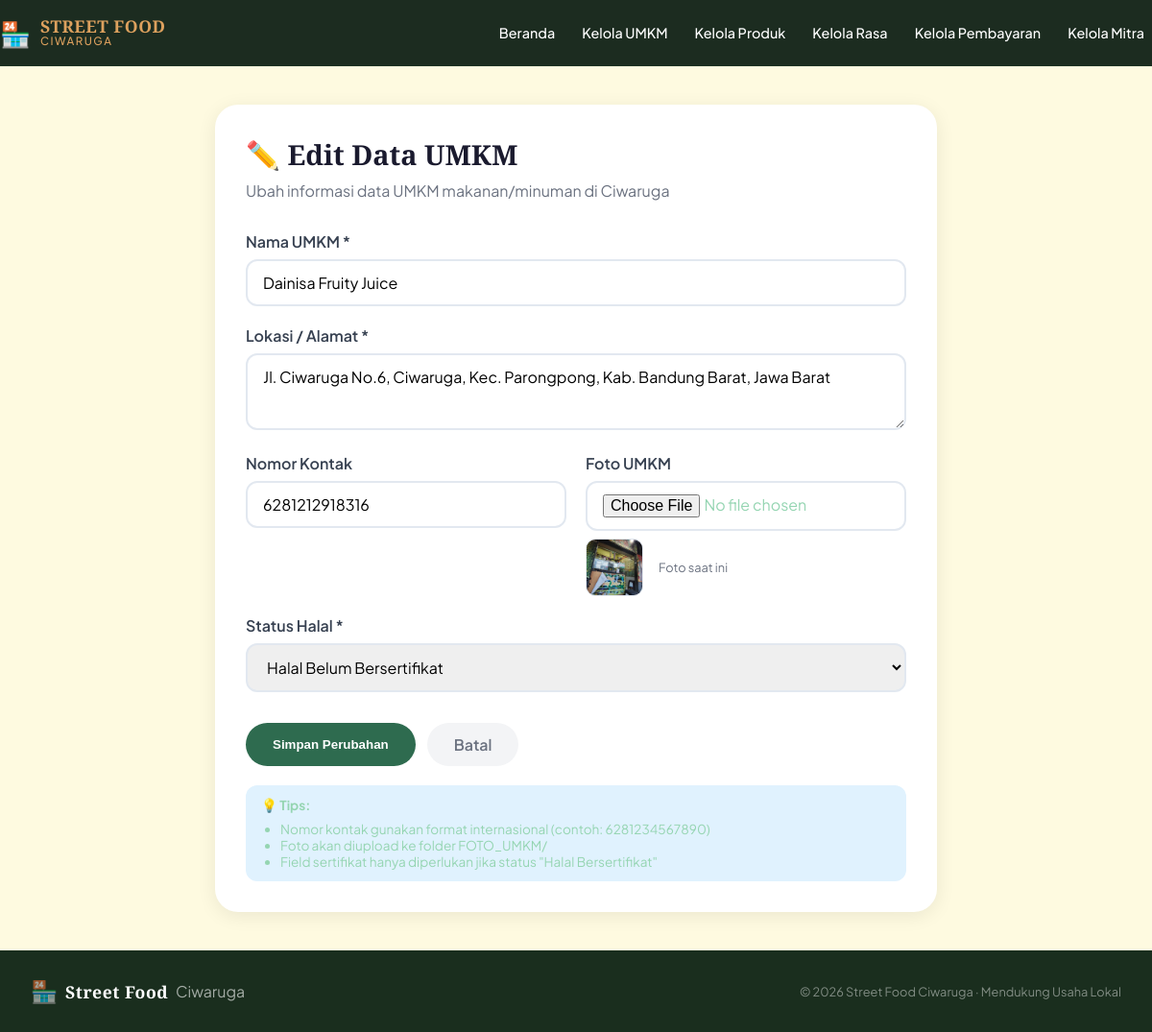
Page /edit_umkm.php?id=2 on the committed database.
### tables this page shows
CREATE TABLE `umkm` (
  `id_umkm` int(11) NOT NULL,
  `nama_umkm` varchar(100) NOT NULL,
  `lokasi` text NOT NULL,
  `foto` varchar(255) DEFAULT NULL,
  `nomor_kontak` varchar(20) DEFAULT NULL,
  `status_halal` enum('Halal Bersertifikat','Halal Belum Bersertifikat','Non-Halal') NOT NULL,
  `no_sertifikat` varchar(100) DEFAULT NULL,
  `lembaga_penerbit` varchar(100) DEFAULT NULL,
  `tanggal_terbit` date DEFAULT NULL
);

### edit_umkm.php (the view, shortened to what this page needs)
<?php
require_once 'koneksi.php';
$id_umkm = (int)$_GET['id'];
$query = "SELECT * FROM umkm WHERE id_umkm = $id_umkm";
$result = mysqli_query($koneksi, $query);
$umkm = mysqli_fetch_assoc($result);
?>
<!DOCTYPE html>
<html lang="id">
<head>
  <link rel="stylesheet" href="style.css">
</head>
<body>
  <header class="navbar">
    <div class="nav-inner">
      <div class="brand">
        <span class="brand-icon">🏪</span>
        <div class="brand-text">
          <span class="brand-name">STREET FOOD</span>
          <span class="brand-sub">Ciwaruga</span>
        </div>
      </div>
      <nav class="nav-links">
        <a href="index.php">Beranda</a>
        <a href="umkm.php">Kelola UMKM</a>
        <a href="produk.php">Kelola Produk</a>
        <a href="kategori_rasa.php">Kelola Rasa</a>
        <a href="bayar.php">Kelola Pembayaran</a>
        <a href="mitra.php">Kelola Mitra</a>
      </nav>
    </div>
  </header>
  <div class="form-container">
    <div class="form-card">
      <h1 class="form-title">✏️ Edit Data UMKM</h1>
      <p class="form-subtitle">Ubah informasi data UMKM makanan/minuman di Ciwaruga</p>
      <form method="POST" action="" enctype="multipart/form-data">
        <div class="form-group">
          <label for="nama_umkm">Nama UMKM *</label>
          <input type="text" id="nama_umkm" name="nama_umkm" value="<?= htmlspecialchars($umkm['nama_umkm']) ?>" required>
        </div>
        <div class="form-group">
          <label for="lokasi">Lokasi / Alamat *</label>
          <textarea id="lokasi" name="lokasi" required><?= htmlspecialchars($umkm['lokasi']) ?></textarea>
        </div>
        <div class="form-row">
          <div class="form-group">
            <label for="nomor_kontak">Nomor Kontak</label>
            <input type="text" id="nomor_kontak" name="nomor_kontak" value="<?= htmlspecialchars($umkm['nomor_kontak'] ?? '') ?>" placeholder="6281234567890">
          </div>
          <div class="form-group">
            <label for="foto">Foto UMKM</label>
            <input type="file" id="foto" name="foto" accept="image/*">
            <?php if ($umkm['foto'] && file_exists($umkm['foto'])): ?>
            <div class="foto-preview-container">
              <img src="<?= htmlspecialchars($umkm['foto']) ?>" class="foto-preview" alt="Foto">
              <span style="font-size: 0.8rem; color: #6b7280;">Foto saat ini</span>
            </div>
            <?php endif; ?>
          </div>
        </div>
        <div class="form-group">
          <label for="status_halal">Status Halal *</label>
          <select id="status_halal" name="status_halal" required>
            <option value="Halal Belum Bersertifikat" <?= $umkm['status_halal'] === 'Halal Belum Bersertifikat' ? 'selected' : '' ?>>Halal Belum Bersertifikat</option>
          </select>
        </div>
        <div class="form-actions">
          <button type="submit" class="btn-submit">Simpan Perubahan</button>
          <a href="umkm.php" class="btn-cancel">Batal</a>
        </div>
      </form>
      <div class="info-card">
        💡 <strong>Tips:</strong>
        <ul style="margin-top: 8px; margin-left: 20px;">
          <li>Nomor kontak gunakan format internasional (contoh: 6281234567890)</li>
          <li>Foto akan diupload ke folder FOTO_UMKM/</li>
          <li>Field sertifikat hanya diperlukan jika status "Halal Bersertifikat"</li>
        </ul>
      </div>
    </div>
  </div>
  <footer class="footer">
    <div class="footer-inner">
      <div class="footer-brand">
        <span class="brand-icon">🏪</span>
        <span class="brand-name"> Street Food</span> Ciwaruga
      </div>
      <p class="footer-copy">© 2026 Street Food Ciwaruga · Mendukung Usaha Lokal</p>
    </div>
  </footer>
</body>
</html>

### style.css (style rules this page uses)
*, *::before, *::after { box-sizing: border-box; margin: 0; padding: 0; }
:root { --hijau:#2e6b4f; --hijau-muda:#52b788; --hijau-terang:#95d5b2; --krem:#fefae0; --kuning:#dda15e; --coklat:#bc6c25; --putih:#ffffff; --abu:#6b7280; --gelap:#1a2e1e; --radius-sm: 8px; --radius-md: 16px; --radius-lg: 24px; --radius-xl: 40px; --shadow-sm: 0 2px 8px rgba(45,106,79,.10); --shadow-md: 0 6px 24px rgba(45,106,79,.15); --shadow-lg: 0 16px 48px rgba(45,106,79,.20); }
html { scroll-behavior: smooth; }
body { font-family: 'Plus Jakarta Sans', sans-serif; background: var(--krem); color: var(--hijau-terang); overflow-x:visible; }
.navbar { position:relative; top: 0; z-index: 100; background: rgba(9, 27, 16, 0.92); backdrop-filter: blur(12px); border-bottom: 1px solid rgba(45,106,79,.12); }
.nav-inner { max-width: 1200px; margin: auto; padding: 0px; height: 68px; display: flex; align-items: center; gap: 8px; }
.brand { display: flex; align-items: center; gap: 10px; text-decoration: none; flex-shrink: 0; }
.brand-icon { font-size: 1.6rem; }
.brand-text { display: flex; flex-direction: column; line-height: 1.1; }
.brand-name { font-family: 'Playfair Display', serif; font-weight: 900; font-size: 1.1rem; color: var(--kuning); letter-spacing: .5px; }
.brand-sub { font-size: .72rem; font-weight: 500; color: var(--kuning); letter-spacing: 1.5px; text-transform: uppercase; }
.nav-links { display: flex; gap: 28px; margin-left: auto; }
.nav-links a { text-decoration: none; font-size: .9rem; font-weight: 500; color: var(--putih); transition: color .2s; }
.footer { background: var(--gelap); color: rgba(255,255,255,.6); }
.footer-inner { max-width: 1200px; margin:0 auto; padding: 28px 32px; display: flex; align-items: center; justify-content: space-between; }
.footer .brand-name { color: var(--putih); }
.footer .brand-icon { font-size: 1.4rem; }
.footer-brand { display: flex; align-items: center; gap: 8px; }
.footer-copy { font-size: .8rem; color: rgba(255,255,255,.45); }

### edit_umkm.php (style rules this page uses)
.form-container { max-width: 800px; margin: 40px auto; padding: 0 24px; }
.form-card { background: white; border-radius: 24px; padding: 32px; box-shadow: 0 4px 20px rgba(0, 0, 0, 0.08); }
.form-title { font-family: 'Playfair Display', serif; color: #1a1a2e; font-size: 1.8rem; margin-bottom: 8px; }
.form-subtitle { color: #6b7280; margin-bottom: 32px; }
.form-group { margin-bottom: 20px; }
label { display: block; font-weight: 600; color: #374151; margin-bottom: 8px; }
input[type="text"], input[type="file"], input[type="date"], select, textarea { width: 100%; padding: 12px 16px; border: 2px solid #e2e8f0; border-radius: 12px; font-size: 1rem; transition: border-color 0.2s; font-family: inherit; }
textarea { resize: vertical; min-height: 80px; }
.form-row { display: grid; grid-template-columns: 1fr 1fr; gap: 20px; }
.form-actions { display: flex; gap: 12px; margin-top: 32px; }
.btn-submit { background: #2e6b4f; color: white; padding: 12px 28px; border: none; border-radius: 40px; font-weight: 600; cursor: pointer; transition: background 0.2s; }
.btn-cancel { background: #f3f4f6; color: #6b7280; padding: 12px 28px; border: none; border-radius: 40px; font-weight: 600; text-decoration: none; text-align: center; transition: background 0.2s; }
.info-card { background: #e0f2fe; padding: 12px 16px; border-radius: 12px; margin-top: 20px; font-size: 0.85rem; }
.foto-preview-container { display: flex; align-items: center; gap: 16px; margin-top: 8px; }
.foto-preview { width: 60px; height: 60px; object-fit: cover; border-radius: 10px; border: 1px solid #e2e8f0; }

### rows in the picture
umkm: nama_umkm "Dainisa Fruity Juice", lokasi "Jl. Ciwaruga No.6, Ciwaruga, Kec. Parongpong, Kab. Bandung Barat, Jawa Barat", nomor_kontak "6281212918316", foto (picture), status_halal "Halal Belum Bersertifikat"
